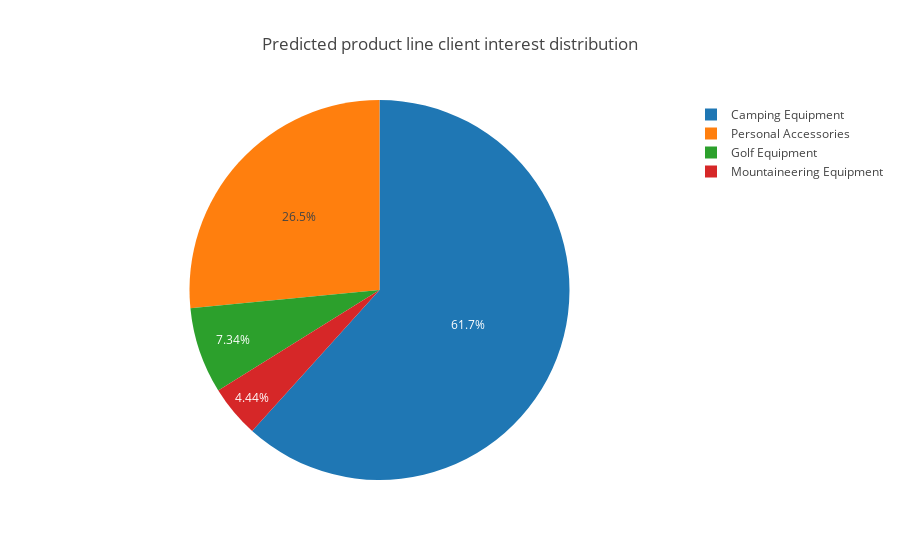

Here is the notebook cell this chart was saved with:
### Markdown cell above
Plot a pie chart that shows the predicted product-line interest.

### Code cell
cumulative_stats = predictions_pdf.groupby(['predictedLabel']).count()
product_data = [go.Pie(labels=cumulative_stats.index, values=cumulative_stats['GENDER'])]
product_layout = go.Layout(title='Predicted product line client interest distribution')

fig = go.Figure(data=product_data, layout=product_layout)
iplot(fig)

### Figure 1 — Plotly figure (JSON) as saved in the notebook; plotly's stock layout.template omitted (floating-point values rounded to 4 significant figures)
{"data": [{"values": [723, 86, 52, 311], "labels": ["Camping Equipment", "Golf Equipment", "Mountaineering Equipment", "Personal Accessories"], "type": "pie"}], "layout": {"title": "Predicted product line client interest distribution"}}
